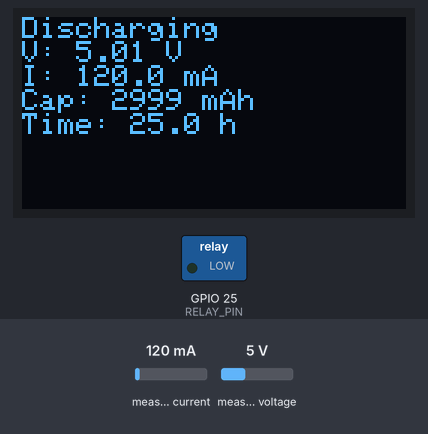
This sketch was run on a simulated ESP32. Parts: 128×64 one-colour display, switched loads named in the sketch (green lamp = pin HIGH). The inputs (shaded band) are chosen by the test bench; at power-on: measured current 120 mA, measured voltage 5 V. What the sketch prints to the serial monitor is not drawn.

Above: at 1.2 s.
1.3 s: measured current set to 1500 mA
At 3.1 s:
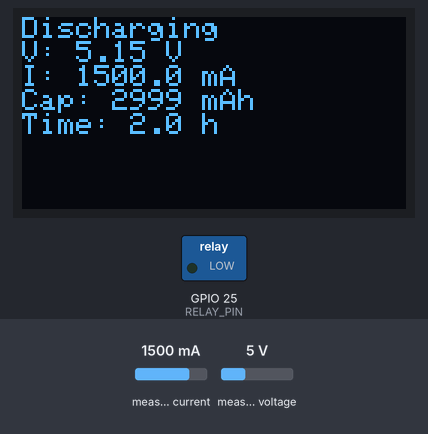
5.6 s: measured voltage set to 0.3 V
At 7.2 s:
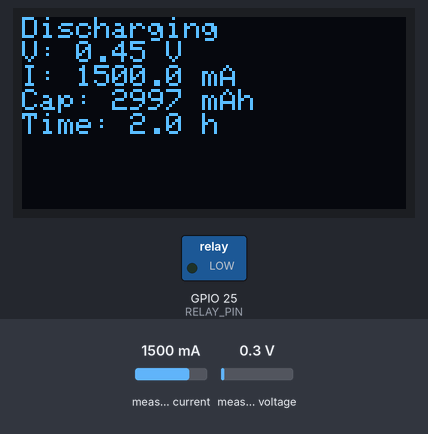
11.7 s: measured current set to 40 mA
At 12.7 s:
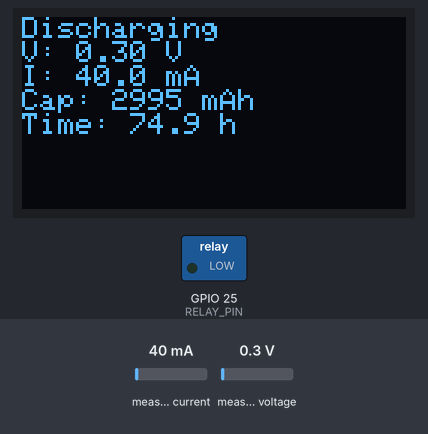
13.7 s: measured voltage set to 3.8 V
At 15.4 s:
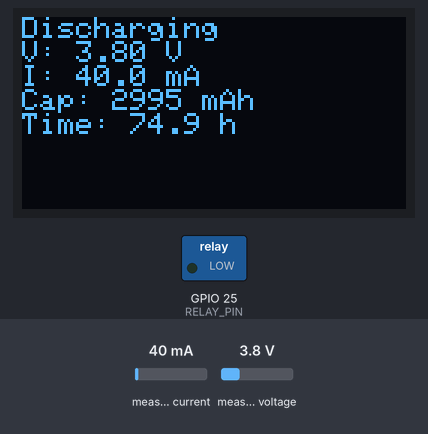
Timing chart, 0 to 16.8 s (numbered marks = the images above; inputs shaded):
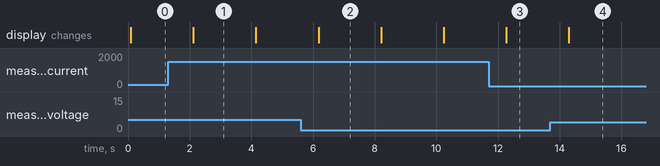

Measured:
- after the input at 1.3 s, the display: changes after 0.82 s (image 1)
- after the input at 11.7 s, the display: changes after 0.57 s (image 3)
- after the input at 13.7 s, the display: changes after 0.60 s (image 4)
- what the display in image 2 shows lasts 2.0 s, from 6.2 s to 8.2 s

The sketch:

connected_with_app_discharge.ino
```cpp
#include <WiFi.h>
#include <WebServer.h>
#include <WebSocketsServer.h>
#include <Wire.h>
#include <Adafruit_INA219.h>
#include <Adafruit_SSD1306.h>
#include <ArduinoJson.h>

// WiFi AP Credentials
#define AP_SSID "ESP32_AP"
#define AP_PASSWORD "password123"

// Relay Pin
#define RELAY_PIN 25

// OLED Setup
#define SCREEN_WIDTH 128
#define SCREEN_HEIGHT 64
#define OLED_RESET -1
Adafruit_SSD1306 display(SCREEN_WIDTH, SCREEN_HEIGHT, &Wire, OLED_RESET);

// INA219 Setup (Discharging only)
Adafruit_INA219 ina219_load(0x40);

// WebSocket Server
WebSocketsServer webSocket = WebSocketsServer(81);

float capacity_mAh = 3000.0;
unsigned long lastMillis = 0;

void webSocketEvent(uint8_t num, WStype_t type, uint8_t * payload, size_t length) {
  if (type == WStype_DISCONNECTED) {
    Serial.printf("Client %u disconnected\n", num);
  } else if (type == WStype_CONNECTED) {
    Serial.printf("Client %u connected\n", num);
  }
}

void setup() {
  Serial.begin(115200);
  pinMode(RELAY_PIN, OUTPUT);
  digitalWrite(RELAY_PIN, LOW); // Start in discharging mode

  // Initialize I2C
  Wire.begin(21, 22);

  // Initialize INA219 (Discharging)
  if (!ina219_load.begin()) {
    Serial.println("INA219 (0x40) failed. Check: SDA->GPIO21, SCL->GPIO22, VCC->3V3, GND->GND, A0->GND, A1->GND");
    while (1) delay(10);
  }

  // Initialize OLED
  if (!display.begin(SSD1306_SWITCHCAPVCC, 0x3C)) {
    Serial.println("SSD1306 failed. Check: SDA->GPIO21, SCL->GPIO22, VCC->3V3, GND->GND");
    while (1) delay(10);
  }
  display.clearDisplay();
  display.setTextSize(1);
  display.setTextColor(SSD1306_WHITE);
  display.setCursor(0, 0);
  display.println("System Ready");
  display.display();

  // Setup WiFi AP
  WiFi.softAP(AP_SSID, AP_PASSWORD);
  Serial.print("AP IP: ");
  Serial.println(WiFi.softAPIP());

  // Start WebSocket Server
  webSocket.begin();
  webSocket.onEvent(webSocketEvent);
}

void loop() {
  webSocket.loop();

  unsigned long currentMillis = millis();
  float delta_t = (currentMillis - lastMillis) / 1000.0;
  lastMillis = currentMillis;

  // Read INA219 Data (Discharging)
  float shunt_load_mV = ina219_load.getShuntVoltage_mV();
  float bus_load_V = ina219_load.getBusVoltage_V();
  float current_load_mA = ina219_load.getCurrent_mA();
  float battery_V = bus_load_V + (shunt_load_mV / 1000.0);
  float load_current_mA = current_load_mA;

  // Update Capacity (Discharging)
  float remaining_time_h = 0.0;
  capacity_mAh -= (load_current_mA * delta_t / 3600.0);
  if (capacity_mAh < 0) capacity_mAh = 0;
  if (load_current_mA > 0) {
    remaining_time_h = capacity_mAh / load_current_mA;
  }

  // Create JSON Data for WebSocket
  StaticJsonDocument<200> doc;
  doc["mode"] = "discharging";
  doc["battery_V"] = battery_V;
  doc["load_current_mA"] = load_current_mA;
  doc["capacity_mAh"] = capacity_mAh;
  doc["remaining_time_h"] = remaining_time_h;
  doc["timestamp"] = currentMillis / 1000.0;

  // Send to WebSocket Clients
  String json;
  serializeJson(doc, json);
  webSocket.broadcastTXT(json);

  // Update OLED
  display.clearDisplay();
  display.setCursor(0, 0);
  display.println("Discharging");
  display.print("V: "); display.print(battery_V, 2); display.println(" V");
  display.print("I: "); display.print(load_current_mA, 1); display.println(" mA");
  display.print("Cap: "); display.print((int)capacity_mAh); display.println(" mAh");
  display.print("Time: "); display.print(remaining_time_h, 1); display.println(" h");
  display.display();

  delay(2000);
}
```
